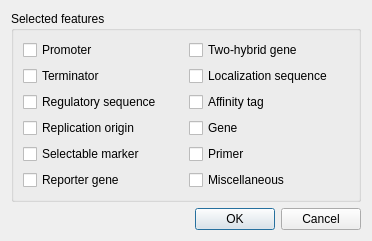
<?xml version="1.0" encoding="UTF-8"?>
<ui version="4.0">
 <class>CustomAutoAnnotationDialog</class>
 <widget class="QDialog" name="CustomAutoAnnotationDialog">
  <property name="geometry">
   <rect>
    <x>0</x>
    <y>0</y>
    <width>372</width>
    <height>240</height>
   </rect>
  </property>
  <property name="windowTitle">
   <string>Plasmid Auto Annotations</string>
  </property>
  <layout class="QVBoxLayout" name="verticalLayout">
   <item>
    <widget class="QGroupBox" name="groupBox">
     <property name="title">
      <string>Selected features</string>
     </property>
     <layout class="QGridLayout" name="gridLayout">
      <item row="0" column="0">
       <widget class="QCheckBox" name="promotersBox">
        <property name="text">
         <string>Promoter</string>
        </property>
       </widget>
      </item>
      <item row="0" column="1">
       <widget class="QCheckBox" name="twoHybridGeneBox">
        <property name="text">
         <string>Two-hybrid gene</string>
        </property>
       </widget>
      </item>
      <item row="1" column="0">
       <widget class="QCheckBox" name="terminatorBox">
        <property name="text">
         <string>Terminator</string>
        </property>
       </widget>
      </item>
      <item row="1" column="1">
       <widget class="QCheckBox" name="localizationBox">
        <property name="text">
         <string>Localization sequence</string>
        </property>
       </widget>
      </item>
      <item row="2" column="0">
       <widget class="QCheckBox" name="regulatoryBox">
        <property name="text">
         <string>Regulatory sequence</string>
        </property>
       </widget>
      </item>
      <item row="2" column="1">
       <widget class="QCheckBox" name="affinityBox">
        <property name="text">
         <string>Affinity tag</string>
        </property>
       </widget>
      </item>
      <item row="3" column="0">
       <widget class="QCheckBox" name="replicationBox">
        <property name="text">
         <string>Replication origin</string>
        </property>
       </widget>
      </item>
      <item row="3" column="1">
       <widget class="QCheckBox" name="geneBox">
        <property name="text">
         <string>Gene</string>
        </property>
       </widget>
      </item>
      <item row="4" column="0">
       <widget class="QCheckBox" name="selectableBox">
        <property name="text">
         <string>Selectable marker</string>
        </property>
       </widget>
      </item>
      <item row="4" column="1">
       <widget class="QCheckBox" name="primerBox">
        <property name="text">
         <string>Primer</string>
        </property>
       </widget>
      </item>
      <item row="5" column="0">
       <widget class="QCheckBox" name="reporterGeneBox">
        <property name="text">
         <string>Reporter gene</string>
        </property>
       </widget>
      </item>
      <item row="5" column="1">
       <widget class="QCheckBox" name="miscellaneousBox">
        <property name="text">
         <string>Miscellaneous</string>
        </property>
       </widget>
      </item>
     </layout>
    </widget>
   </item>
   <item>
    <spacer name="verticalSpacer">
     <property name="orientation">
      <enum>Qt::Vertical</enum>
     </property>
     <property name="sizeHint" stdset="0">
      <size>
       <width>20</width>
       <height>40</height>
      </size>
     </property>
    </spacer>
   </item>
   <item>
    <widget class="QDialogButtonBox" name="buttonBox">
     <property name="orientation">
      <enum>Qt::Horizontal</enum>
     </property>
     <property name="standardButtons">
      <set>QDialogButtonBox::Cancel|QDialogButtonBox::Ok</set>
     </property>
    </widget>
   </item>
  </layout>
 </widget>
 <resources/>
 <connections>
  <connection>
   <sender>buttonBox</sender>
   <signal>accepted()</signal>
   <receiver>CustomAutoAnnotationDialog</receiver>
   <slot>accept()</slot>
   <hints>
    <hint type="sourcelabel">
     <x>248</x>
     <y>254</y>
    </hint>
    <hint type="destinationlabel">
     <x>157</x>
     <y>274</y>
    </hint>
   </hints>
  </connection>
  <connection>
   <sender>buttonBox</sender>
   <signal>rejected()</signal>
   <receiver>CustomAutoAnnotationDialog</receiver>
   <slot>reject()</slot>
   <hints>
    <hint type="sourcelabel">
     <x>316</x>
     <y>260</y>
    </hint>
    <hint type="destinationlabel">
     <x>286</x>
     <y>274</y>
    </hint>
   </hints>
  </connection>
 </connections>
</ui>
